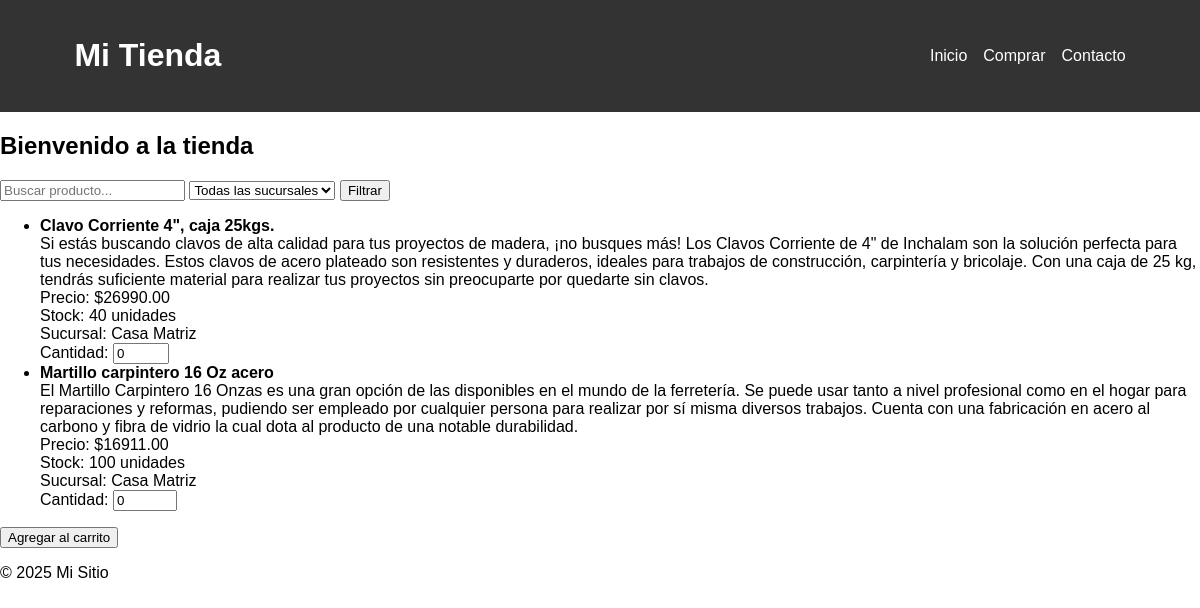
Before: /comprar/ with the older database file.
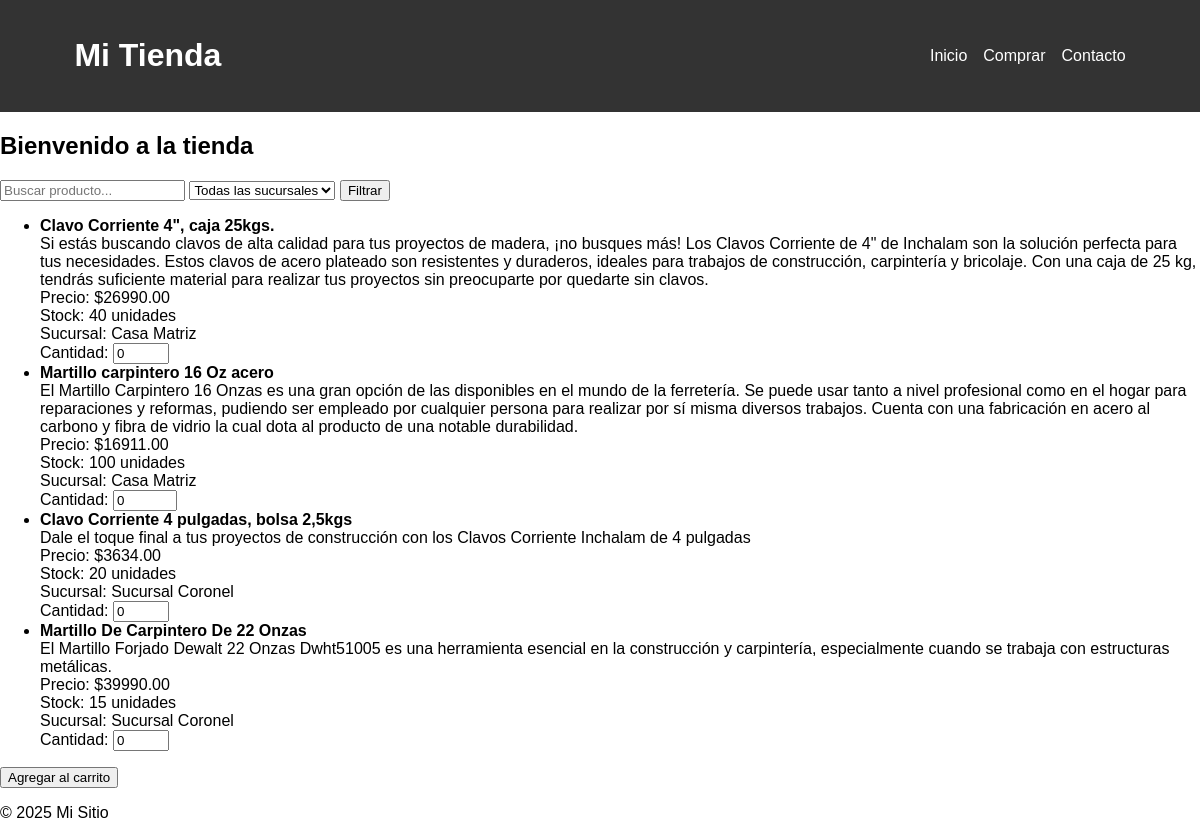
After: the same page with the newer database file.
### tienda/models.py (models this page shows, shortened)
class Producto(models.Model):
    sucursal = models.ForeignKey(Sucursal, on_delete=models.CASCADE)
    nombre = models.CharField(max_length=100)
    descripcion = models.TextField()
    precio = models.DecimalField(max_digits=10, decimal_places=2)
    stock = models.PositiveIntegerField()

class Sucursal(models.Model):
    nombre = models.CharField(max_length=100)
    direccion = models.TextField()
    es_casa_matriz = models.BooleanField(default=False)

### tienda/views.py (the view)
# urls.py: path('comprar/', views.comprar, name="comprar"),
def comprar(request):
    nombre = request.GET.get('nombre', '')
    sucursal_id = request.GET.get('sucursal', '')
    productos = Producto.objects.all()
    if nombre:
        productos = productos.filter(nombre__icontains=nombre)
    if sucursal_id:
        productos = productos.filter(sucursal_id=sucursal_id)
    sucursales = Sucursal.objects.all()
    return render(request, 'comprar.html', {
        'productos': productos,
        'sucursales': sucursales,
        'nombre': nombre,
        'sucursal_id': sucursal_id
    })

### tienda/templates/comprar.html (shortened to what this page needs)
{% extends 'base.html' %}
{% block content %}
<h2>Bienvenido a la tienda</h2>
<form method="get">
    <input type="text" name="nombre" placeholder="Buscar producto..." value="{{ nombre }}">
    <select name="sucursal">
        <option value="">Todas las sucursales</option>
    </select>
    <button type="submit">Filtrar</button>
</form>
<form method="post" action="{% url 'agregar_al_carrito' 0 %}">
    <ul>
        {% for producto in productos %}
            <li>
                <strong>{{ producto.nombre }}</strong><br>
                {{ producto.descripcion }}<br>
                Precio: ${{ producto.precio }}<br>
                Stock: {{ producto.stock }} unidades<br>
                Sucursal: {{ producto.sucursal.nombre }}<br>
                Cantidad:
                <input type="number" name="cantidad_{{ producto.id }}" value="0" min="0" max="{{ producto.stock }}">
            </li>
        {% endfor %}
    </ul>
    <button type="submit">Agregar al carrito</button>
</form>
{% endblock %}

### tienda/templates/base.html (shortened to what this page needs)
{% load static %}
<!DOCTYPE html>
<html lang="es">
<head>
    <link rel="stylesheet" href="{% static 'styles.css' %}">
</head>
<body>
    <header class="main-header">
        <div class="container">
            <h1>Mi Tienda</h1>
            <nav>
                <ul class="nav-links">
                    <li><a href="/">Inicio</a></li>
                    <li><a href="{% url 'comprar' %}">Comprar</a></li>
                    <li><a href="#">Contacto</a></li>
                </ul>
            </nav>
        </div>
    </header>
    <main>
        {% block content %}
        {% endblock %}
    </main>
    <footer>
        <p>© 2025 Mi Sitio</p>
    </footer>
</body>
</html>

### tienda/static/styles.css (style rules this page uses)
body { font-family: Arial, sans-serif; margin: 0; padding: 0; }
.main-header { background-color: #333; color: white; padding: 1rem; }
.container { width: 90%; max-width: 1200px; margin: auto; display: flex; justify-content: space-between; align-items: center; }
.nav-links { list-style: none; display: flex; gap: 1rem; margin: 0; padding: 0; }
.nav-links a { color: white; text-decoration: none; }

Changed rows visible on the page:
added Producto: nombre "Clavo Corriente 4 pulgadas, bolsa 2,5kgs", descripcion "Dale el toque final a tus proyectos de construcción con los Clavos Corriente Inchalam de 4 pulgadas", precio "3634.00", stock "20", sucursal.nombre "Sucursal Coronel"
added Producto: nombre "Martillo De Carpintero De 22 Onzas", descripcion "El Martillo Forjado Dewalt 22 Onzas Dwht51005 es una herramienta esencial en la construcción y carpintería, especialmente cuando se trabaja con estructuras metálicas.", precio "39990.00", stock "15", sucursal.nombre "Sucursal Coronel"
